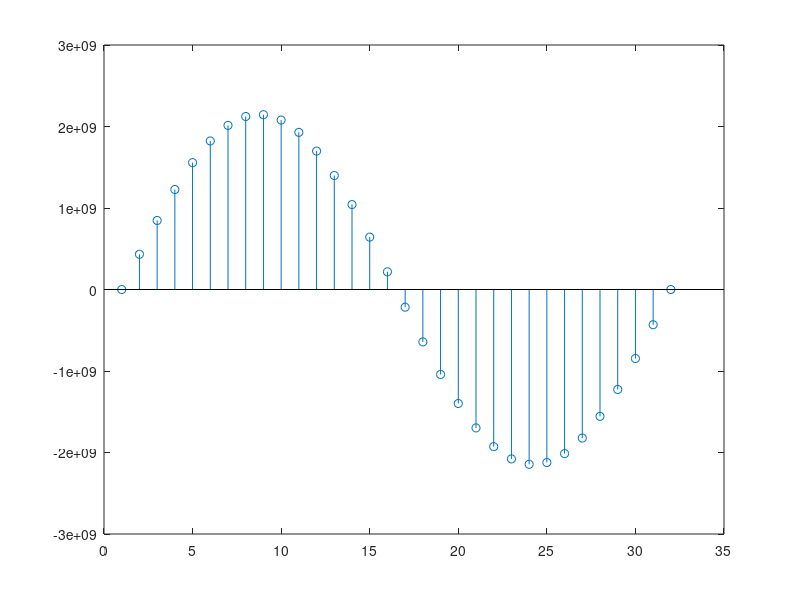

Write MATLAB code to recreate this figure.


k = 2; % second harmonic
N = 32; % 32 samples 
nBits_input = 31;
nBits = 28;

in_cos = 2*cos(2*pi*k/N)
in_cos_q = floor(in_cos*2^nBits)

Wkn = -exp(-j*2*pi*k/N)
Wkn_q = floor(Wkn*2^nBits)
real(Wkn_q)

tVector = linspace(0,2*pi,N);
signal = floor(sin(tVector)*2^nBits_input);
stem(signal)

Ts = 1e-3
